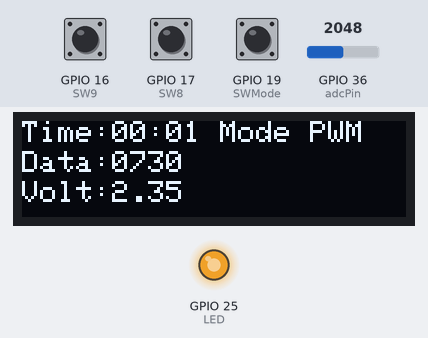
Bench run of a sketch on a simulated ESP32. On the bench: 128×32 one-colour display, output pins drawn as LEDs (lit = HIGH). The test bench sets the inputs (shaded band); at power-on: GPIO 19 (SWMode) HIGH, GPIO 16 (SW9) HIGH, GPIO 17 (SW8) HIGH, GPIO 36 (adcPin) = 2048. What the sketch prints to the serial monitor is not drawn.

Above: at 2.2 s.
2.3 s: GPIO 19 (SWMode) pulled LOW for 3.2 s
At 3.54 s:
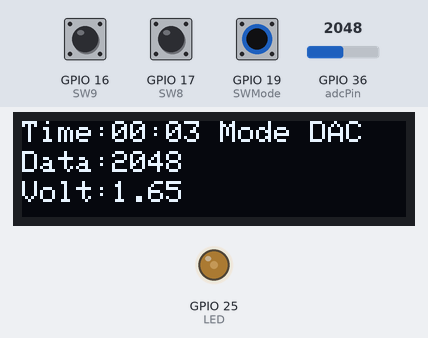
7.0 s: GPIO 16 (SW9) pulled LOW for 0.15 s
At 7.17 s:
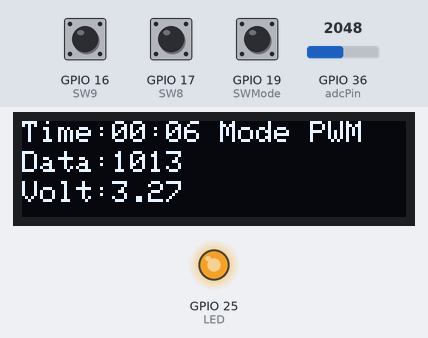
7.7 s: GPIO 17 (SW8) pulled LOW for 0.15 s
At 8.1 s:
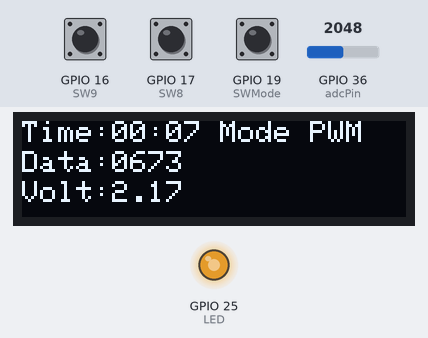
8.4 s: GPIO 16 (SW9) pulled LOW for 1 s
At 10.9 s:
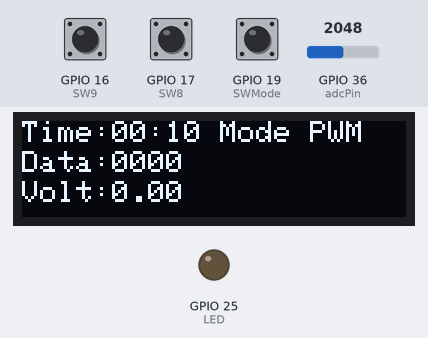
12.4 s: GPIO 17 (SW8) pulled LOW for 1 s
At 12.63 s:
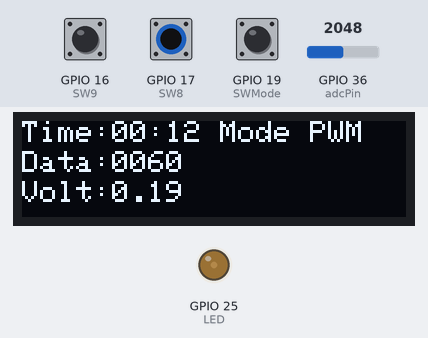
14.0 s: GPIO 19 (SWMode) pulled LOW for 0.15 s
Timing chart, 0 to 16.6 s (numbered marks = the images above; inputs shaded):
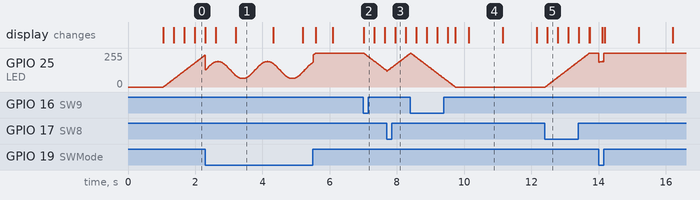

Measured:
- after the input at 7.0 s, GPIO 25 (LED): moves from 255/255 to 123/255 over 0.67 s, starting at once; the display: changes at once (image 2)
- after the input at 12.4 s, GPIO 25 (LED): moves from 0/255 to 255/255 over 1.3 s, starting at once; the display: changes after 0.08 s (image 5)
- what the display in image 4 shows lasts 1.1 s, from 10.1 s to 11.2 s

The sketch:

lab8.ino
```cpp
#include <SPI.h>
#include <Wire.h>

#define SWMode 19
#define SW8 17
#define SW9 16
#define LED 25
#include <Adafruit_GFX.h>
#include <Adafruit_SSD1306.h>
Adafruit_SSD1306 display(128, 32, &Wire);
#define Num_Samples 112
#define MaxWaveTypes 4
#define adcPin 36

byte wave_type = 0;
long lasttime1000ms = 0;
long lasttime10ms = 0;
int mintime = 0, sectime = 0;
bool stateToogle = true, ramp = true;
int pwmdata = 0;
int i = 0,adcValue=0;;


static byte WaveFormTable[MaxWaveTypes][Num_Samples] = {
  // Sin wave
  {
    0x80, 0x83, 0x87, 0x8A, 0x8E, 0x91, 0x95, 0x98, 0x9B, 0x9E, 0xA2, 0xA5, 0xA7, 0xAA, 0xAD, 0xAF,
    0xB2, 0xB4, 0xB6, 0xB8, 0xB9, 0xBB, 0xBC, 0xBD, 0xBE, 0xBF, 0xBF, 0xBF, 0xC0, 0xBF, 0xBF, 0xBF,
    0xBE, 0xBD, 0xBC, 0xBB, 0xB9, 0xB8, 0xB6, 0xB4, 0xB2, 0xAF, 0xAD, 0xAA, 0xA7, 0xA5, 0xA2, 0x9E,
    0x9B, 0x98, 0x95, 0x91, 0x8E, 0x8A, 0x87, 0x83, 0x80, 0x7C, 0x78, 0x75, 0x71, 0x6E, 0x6A, 0x67,
    0x64, 0x61, 0x5D, 0x5A, 0x58, 0x55, 0x52, 0x50, 0x4D, 0x4B, 0x49, 0x47, 0x46, 0x44, 0x43, 0x42,
    0x41, 0x40, 0x40, 0x40, 0x40, 0x40, 0x40, 0x40, 0x41, 0x42, 0x43, 0x44, 0x46, 0x47, 0x49, 0x4B,
    0x4D, 0x50, 0x52, 0x55, 0x58, 0x5A, 0x5D, 0x61, 0x64, 0x67, 0x6A, 0x6E, 0x71, 0x75, 0x78, 0x7C
  },
  // Triangular wave
  {
    0x80, 0x84, 0x89, 0x8D, 0x92, 0x96, 0x9B, 0x9F, 0xA4, 0xA8, 0xAD, 0xB2, 0xB6, 0xBB, 0xBF, 0xC4,
    0xC8, 0xCD, 0xD1, 0xD6, 0xDB, 0xDF, 0xE4, 0xE8, 0xED, 0xF1, 0xF6, 0xFA, 0xFF, 0xFA, 0xF6, 0xF1,
    0xED, 0xE8, 0xE4, 0xDF, 0xDB, 0xD6, 0xD1, 0xCD, 0xC8, 0xC4, 0xBF, 0xBB, 0xB6, 0xB2, 0xAD, 0xA8,
    0xA4, 0x9F, 0x9B, 0x96, 0x92, 0x8D, 0x89, 0x84, 0x7F, 0x7B, 0x76, 0x72, 0x6D, 0x69, 0x64, 0x60,
    0x5B, 0x57, 0x52, 0x4D, 0x49, 0x44, 0x40, 0x3B, 0x37, 0x32, 0x2E, 0x29, 0x24, 0x20, 0x1B, 0x17,
    0x12, 0x0E, 0x09, 0x05, 0x00, 0x05, 0x09, 0x0E, 0x12, 0x17, 0x1B, 0x20, 0x24, 0x29, 0x2E, 0x32,
    0x37, 0x3B, 0x40, 0x44, 0x49, 0x4D, 0x52, 0x57, 0x5B, 0x60, 0x64, 0x69, 0x6D, 0x72, 0x76, 0x7B
  },
  // Sawtooth wave
  {
    0x00, 0x02, 0x04, 0x06, 0x09, 0x0B, 0x0D, 0x10, 0x12, 0x14, 0x16, 0x19, 0x1B, 0x1D, 0x20, 0x22,
    0x24, 0x27, 0x29, 0x2B, 0x2D, 0x30, 0x32, 0x34, 0x37, 0x39, 0x3B, 0x3E, 0x40, 0x42, 0x44, 0x47,
    0x49, 0x4B, 0x4E, 0x50, 0x52, 0x54, 0x57, 0x59, 0x5B, 0x5E, 0x60, 0x62, 0x65, 0x67, 0x69, 0x6B,
    0x6E, 0x70, 0x72, 0x75, 0x77, 0x79, 0x7C, 0x7E, 0x80, 0x82, 0x85, 0x87, 0x89, 0x8C, 0x8E, 0x90,
    0x93, 0x95, 0x97, 0x99, 0x9C, 0x9E, 0xA0, 0xA3, 0xA5, 0xA7, 0xA9, 0xAC, 0xAE, 0xB0, 0xB3, 0xB5,
    0xB7, 0xBA, 0xBC, 0xBE, 0xC0, 0xC3, 0xC5, 0xC7, 0xCA, 0xCC, 0xCE, 0xD1, 0xD3, 0xD5, 0xD7, 0xDA,
    0xDC, 0xDE, 0xE1, 0xE3, 0xE5, 0xE8, 0xEA, 0xEC, 0xEE, 0xF1, 0xF3, 0xF5, 0xF8, 0xFA, 0xFC, 0xFE
  },
  // Square wave
  {
    0xff, 0xff, 0xff, 0xff, 0xff, 0xff, 0xff, 0xff, 0xff, 0xff, 0xff, 0xff, 0xff, 0xff, 0xff, 0xff,
    0xff, 0xff, 0xff, 0xff, 0xff, 0xff, 0xff, 0xff, 0xff, 0xff, 0xff, 0xff, 0xff, 0xff, 0xff, 0xff,
    0xff, 0xff, 0xff, 0xff, 0xff, 0xff, 0xff, 0xff, 0xff, 0xff, 0xff, 0xff, 0xff, 0xff, 0xff, 0xff,
    0xff, 0xff, 0xff, 0xff, 0xff, 0xff, 0xff, 0xff, 0x00, 0x00, 0x00, 0x00, 0x00, 0x00, 0x00, 0x00,
    0x00, 0x00, 0x00, 0x00, 0x00, 0x00, 0x00, 0x00, 0x00, 0x00, 0x00, 0x00, 0x00, 0x00, 0x00, 0x00,
    0x00, 0x00, 0x00, 0x00, 0x00, 0x00, 0x00, 0x00, 0x00, 0x00, 0x00, 0x00, 0x00, 0x00, 0x00, 0x00,
    0x00, 0x00, 0x00, 0x00, 0x00, 0x00, 0x00, 0x00, 0x00, 0x00, 0x00, 0x00, 0x00, 0x00, 0x00, 0x00
  }
};

void setup() {
  Serial.begin(115200);
  pinMode(SWMode, INPUT);
  pinMode(SW8, INPUT_PULLUP);
  pinMode(SW9, INPUT_PULLUP);
  ledcSetup(0, 1000, 10); // Channel 0, Freq=1Khz, bit_res 10bit (0-1023)
  ledcAttachPin(LED, 0);
  display.begin(SSD1306_SWITCHCAPVCC, 0x3C);
  display.clearDisplay();
  display.setTextSize(1);
  display.setTextColor(SSD1306_WHITE);
  display.setCursor(0, 0);
  display.printf("LAB8 Analog Out");
  display.display();
  delay(1000);
}

void loop() {
  // loop 10ms
  if (millis() - lasttime10ms >= 10) {
    lasttime10ms = millis();
    stateToogle = !stateToogle;

    if (digitalRead(SWMode) == LOW) //DAC
    { if(digitalRead(SW8) == HIGH&&digitalRead(SW9) == HIGH){wave_type = 0;}
      else if(digitalRead(SW8) == HIGH&&digitalRead(SW9) == LOW){wave_type = 1;}
      else if(digitalRead(SW8) == LOW&&digitalRead(SW9) == HIGH){wave_type = 2;}
      else{wave_type = 3;}
      dacWrite(25, WaveFormTable[wave_type][i]);
      i++;
      if (i >= Num_Samples) i = 0;
      adcValue = analogRead(adcPin);
      Serial.printf("0, 4095, %d\n", adcValue);
      display.clearDisplay();
      display.setTextSize(1);
      display.setTextColor(SSD1306_WHITE);
      display.setCursor(0, 0);
      display.printf("Time:%02d:%02d Mode DAC", mintime , sectime);
      display.setCursor(0, 10);
      display.printf("Data:%04d", adcValue);
      display.setCursor(0, 20);
      display.printf("Volt:%.2f", adcValue * 3.3 / 4095);
      display.display();
    }
    if (digitalRead(SWMode) == HIGH) //PWM
    { // Setting LED2
      ledcWrite(0, pwmdata);
      if (digitalRead(SW8) == LOW) {
        ramp = true;
      }
      if (digitalRead(SW9) == LOW) {
        ramp = false;
      }
      if (ramp == true) {
        pwmdata = (pwmdata + (1023 / 100));
      }
      else {
        pwmdata = (pwmdata - (1023 / 100));
      }
      if (pwmdata > 1023) {
        pwmdata = 1023;
      }
      if (pwmdata < 0) {
        pwmdata = 0;
      }
      display.clearDisplay();
      display.setTextSize(1);
      display.setTextColor(SSD1306_WHITE);
      display.setCursor(0, 0);
      display.printf("Time:%02d:%02d Mode PWM", mintime , sectime);
      display.setCursor(0, 10);
      display.printf("Data:%04d", pwmdata);
      display.setCursor(0, 20);
      display.printf("Volt:%.2f", pwmdata * 3.3 / 1023);
      display.display();
    }

  }
  if (millis() - lasttime1000ms >= 1000) {
    lasttime1000ms = millis();
    stateToogle = !stateToogle;
    sectime++;
    if (sectime >= 60) {
      sectime = 0;
      mintime++;
    }
    if (mintime >= 60) {
      mintime = 0;
    }
  }
}
```
